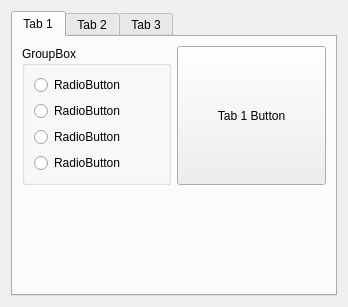
<?xml version="1.0" encoding="UTF-8"?>
<ui version="4.0">
 <class>Widget</class>
 <widget class="QWidget" name="Widget">
  <property name="geometry">
   <rect>
    <x>0</x>
    <y>0</y>
    <width>348</width>
    <height>307</height>
   </rect>
  </property>
  <property name="windowTitle">
   <string>Widget</string>
  </property>
  <layout class="QVBoxLayout" name="verticalLayout_5">
   <item>
    <widget class="QTabWidget" name="tabWidget">
     <property name="currentIndex">
      <number>0</number>
     </property>
     <widget class="QWidget" name="tab">
      <attribute name="title">
       <string>Tab 1</string>
      </attribute>
      <layout class="QVBoxLayout" name="verticalLayout_2">
       <item>
        <layout class="QHBoxLayout" name="horizontalLayout">
         <item>
          <widget class="QGroupBox" name="groupBox">
           <property name="title">
            <string>GroupBox</string>
           </property>
           <layout class="QVBoxLayout" name="verticalLayout">
            <item>
             <widget class="QRadioButton" name="radioButton">
              <property name="text">
               <string>RadioButton</string>
              </property>
             </widget>
            </item>
            <item>
             <widget class="QRadioButton" name="radioButton_2">
              <property name="text">
               <string>RadioButton</string>
              </property>
             </widget>
            </item>
            <item>
             <widget class="QRadioButton" name="radioButton_3">
              <property name="text">
               <string>RadioButton</string>
              </property>
             </widget>
            </item>
            <item>
             <widget class="QRadioButton" name="radioButton_4">
              <property name="text">
               <string>RadioButton</string>
              </property>
             </widget>
            </item>
           </layout>
          </widget>
         </item>
         <item>
          <widget class="QPushButton" name="tab1Button">
           <property name="sizePolicy">
            <sizepolicy hsizetype="Minimum" vsizetype="Expanding">
             <horstretch>0</horstretch>
             <verstretch>0</verstretch>
            </sizepolicy>
           </property>
           <property name="text">
            <string>Tab 1 Button</string>
           </property>
          </widget>
         </item>
        </layout>
       </item>
       <item>
        <spacer name="verticalSpacer">
         <property name="orientation">
          <enum>Qt::Vertical</enum>
         </property>
         <property name="sizeHint" stdset="0">
          <size>
           <width>20</width>
           <height>115</height>
          </size>
         </property>
        </spacer>
       </item>
      </layout>
     </widget>
     <widget class="QWidget" name="tab_2">
      <attribute name="title">
       <string>Tab 2</string>
      </attribute>
      <layout class="QVBoxLayout" name="verticalLayout_3">
       <item>
        <widget class="QPushButton" name="pushButton2">
         <property name="text">
          <string>TAB 2</string>
         </property>
        </widget>
       </item>
       <item>
        <widget class="QPushButton" name="pushButton_3">
         <property name="text">
          <string>PushButton</string>
         </property>
        </widget>
       </item>
       <item>
        <widget class="QPushButton" name="pushButton_4">
         <property name="text">
          <string>PushButton</string>
         </property>
        </widget>
       </item>
       <item>
        <spacer name="verticalSpacer_2">
         <property name="orientation">
          <enum>Qt::Vertical</enum>
         </property>
         <property name="sizeHint" stdset="0">
          <size>
           <width>20</width>
           <height>155</height>
          </size>
         </property>
        </spacer>
       </item>
      </layout>
     </widget>
     <widget class="QWidget" name="tab_5">
      <attribute name="title">
       <string>Tab 3</string>
      </attribute>
      <layout class="QVBoxLayout" name="verticalLayout_4">
       <item>
        <widget class="QListView" name="listView"/>
       </item>
       <item>
        <widget class="QPushButton" name="pushButton_5">
         <property name="text">
          <string>PushButton</string>
         </property>
        </widget>
       </item>
      </layout>
     </widget>
    </widget>
   </item>
  </layout>
 </widget>
 <resources/>
 <connections/>
</ui>
